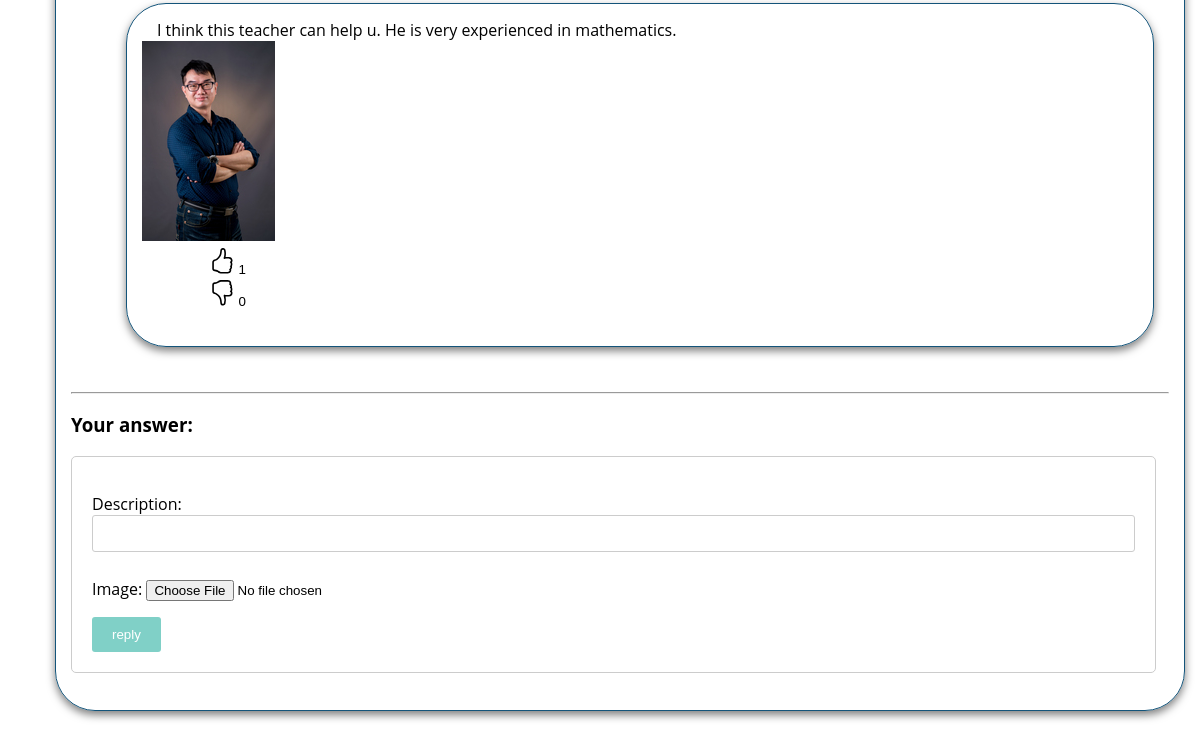
/calculus/ (signed in, lower part), run on an earlier commit of the app's database.
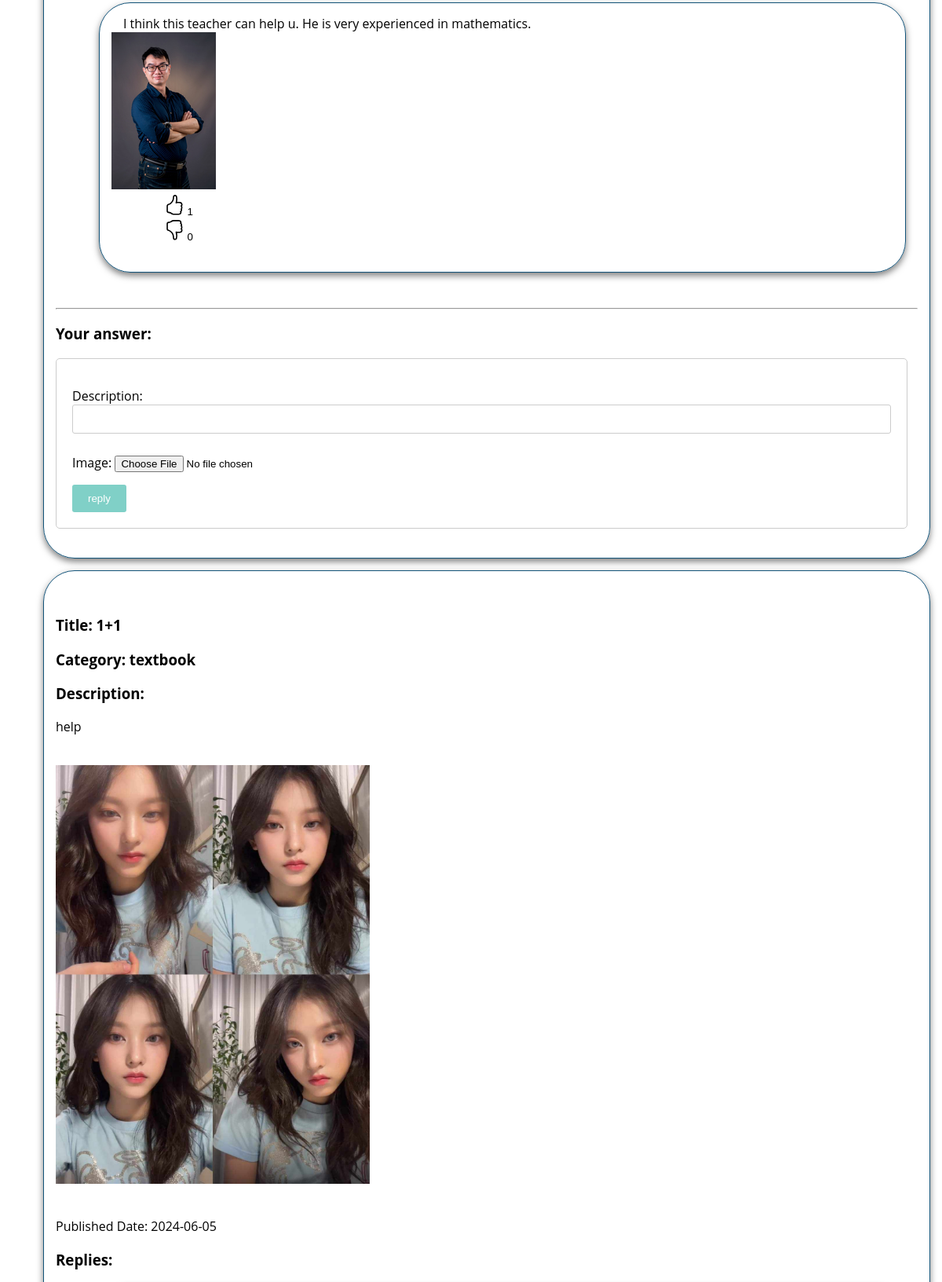
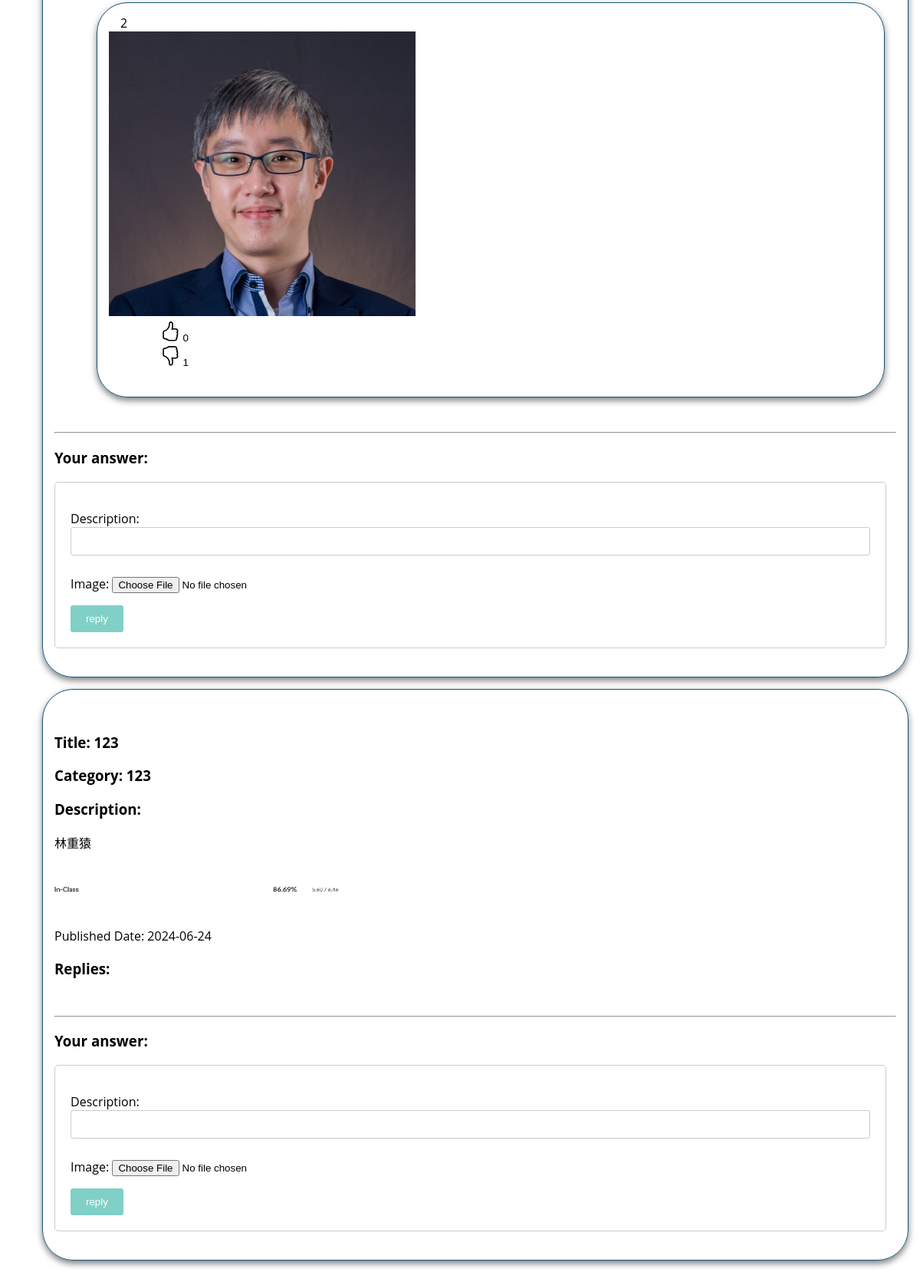
And on a later commit of the database (2 pictures, top to bottom).
### forum/models.py (models this page shows, shortened)
class Solution(models.Model):
    description = models.CharField(max_length=300)
    question = models.ForeignKey(Question, related_name='solutions', on_delete=models.CASCADE, null=True)
    likes = models.ManyToManyField(User , related_name="liked")
    dislikes = models.ManyToManyField(User , related_name="disliked")
    image = models.ImageField(upload_to='images_uploaded_sol/', null=True, blank=True)

class Question(models.Model):
    title = models.CharField(max_length=50, error_messages={'required': '*required'})
    category = models.CharField(max_length=30, error_messages={'required': '*required'})
    description = models.CharField(max_length=300, error_messages={'required': '*required'})
    published_date = models.DateTimeField(auto_now_add=True)
    image = models.ImageField(upload_to='images_uploaded/', null=True, blank=True)

### forum/views.py (the view, shortened to what this page needs)
# urls.py: path('calculus/', views.calculus, name='calculus'),
@login_required(login_url='/login/')
def calculus(request):
    questions = Question.objects.all()
    form = SolutionForm(request.POST, request.FILES)
    if form.is_valid():
        solution = form.save(commit=False)
        question_id = request.POST.get('question_id')
        solution.question_id = question_id
        solution.save()
        return redirect('calculus')
    else:
        print(form.errors)
    return render(request, 'calculus.html', {'questions': questions, 'form': form})

### forum/forms.py
class SolutionForm(forms.ModelForm):
    class Meta:
        model = Solution
        fields = ['description', 'image']

### forum/templates/calculus.html (shortened to what this page needs)
{% load static %}
<!DOCTYPE html>
<html lang="en">
<head>
    <link href="{% static 'css/calculus_styles.css' %}" rel="stylesheet">
</head>
<body>
    <ul>
        {% for q in questions %}
            <div class="post-box">
            <li>
                <h3>Title: {{ q.title }}</h3>
                <h3>Category: {{ q.category }}</h3>
                <h3>Description: </h3>
                <p>{{q.description}}</p>
                <br>
                {% if q.image %}
                    <img src="{{ q.image.url }}" alt="Question Image" style="max-width: 400px;">
                {% endif %}
                <br>
                <br>
                <p>Published Date: {{ q.published_date|date:"Y-m-d" }}</p>
                <h3>Replies:</h3>
                <ul>
                    {% for sol in q.solutions.all %}
                        <div class="post-box">
                        <li>{{ sol.description }}</li>
                        <br>
                        {% if sol.image %}
                            <img src="{{ sol.image.url }}" alt="Solution Image" style="max-width: 400px;">
                        {% endif %}
                        <div class="like-container">
                            <form action="{% url 'calculus' %}" method="post">
                                <button class="like-section" type="submit">
                                    <span class="num-of-likes">{{ sol.likes.count }}</span>
                                </button>
                            </form>
                            <form action="{% url 'calculus' %}" method="post">
                                <button class="dislike-section" type="submit">
                                    <span class="num-of-dislikes">{{ sol.dislikes.count }}</span>
                                </button>
                            </form>
                        </div>
                        </div>
                    {% endfor %}
                </ul>
                <br>
                <hr>
                <h3>Your answer:</h3>
                <form method="POST" action="" enctype="multipart/form-data" class="reply-form left-aligned-form">
                    {{ form.as_p }}
                    <input type="submit" value="reply">
                </form>
            </li>
            </div>
        {% endfor %}
    </ul>
</body>
</html>

What changed in the data, as far as the page shows it:
added Question: title "1+1", category "textbook", description "help", image (picture), published_date "2024-06-05"
added Solution: description "2", image (picture), likes.count "0", dislikes.count "1", shown under "1+1"
added Question: title "123", category "123", description "林重猿", image (picture), published_date "2024-06-24"
